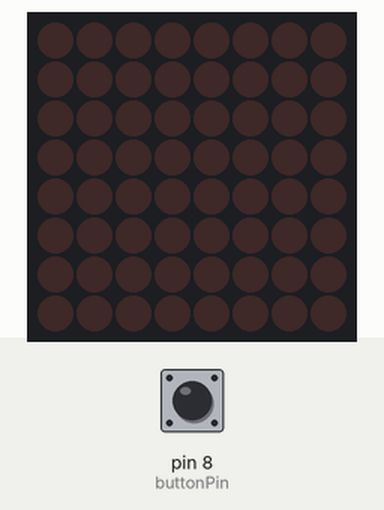
Simulated run of this sketch. Board: Arduino Uno, built with avr-gcc and run on an emulated ATmega328P. Shown: 8×8 LED matrix. Inputs (shaded band) come from the test bench; at power-on: pin 8 (buttonPin) LOW. Random numbers use the default seed unless the sketch sets one; what the sketch prints to the serial monitor is not drawn.

Above: at 1.2 s.
1.3 s: pin 8 (buttonPin) pulled HIGH for 0.15 s
At 4.0 s:
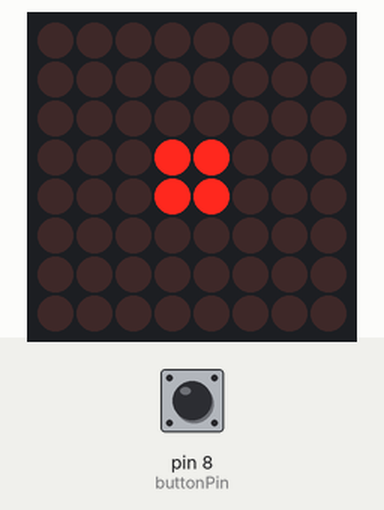
4.3 s: pin 8 (buttonPin) pulled HIGH for 1 s
At 7.9 s:
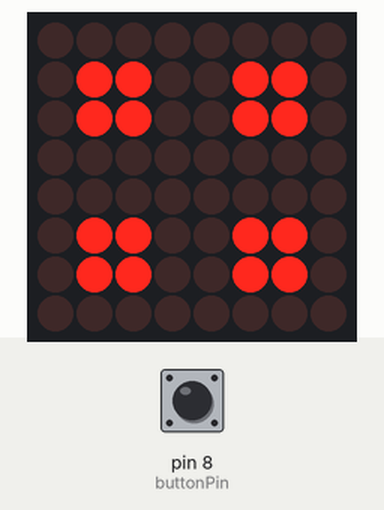
8.3 s: pin 8 (buttonPin) pulled HIGH for 1 s
At 14.0 s:
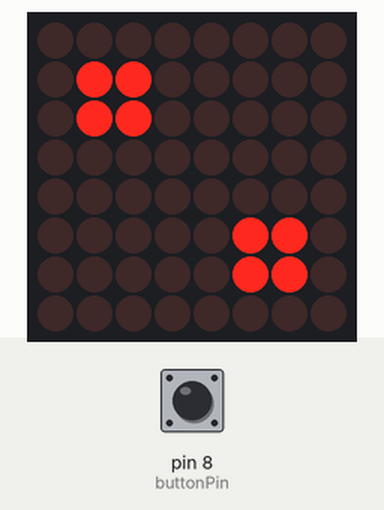
Timing chart, 0 to 15.5 s (numbered marks = the images above; inputs shaded):
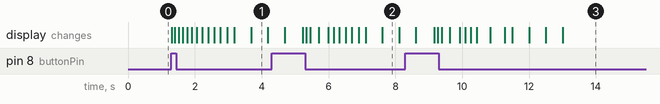

Measured:
- after the input at 1.3 s, the display: first changes at once (image 1 shows a later state)
- what the display in image 1 shows lasts 0.5 s, from 3.7 s to 4.2 s

The sketch:

15_electronic_dice_roller.ino
```cpp
/*
 * Rui Santos
 * Complete Project Details http://randomnerdtutorials.com
 */

#include "LedControl.h"
#include "binary.h"

/*
 * Define pins for the LED matrix
 * DIN connects to pin 12
 * CLK connects to pin 11
 * CS connects to pin 10
 */
LedControl lc=LedControl(12,11,10,1);

//defining binary patterns for each number
byte zero[] = {
B00000000,
B00000000,
B00000000,
B00000000,
B00000000,
B00000000,
B00000000,
B00000000};

byte one[] = {
B00000000,
B00000000,
B00000000,
B00011000,
B00011000,
B00000000,
B00000000,
B00000000};

byte two[] ={
B00000000,
B01100000,
B01100000,
B00000000,
B00000000,
B00000110,
B00000110,
B00000000};

byte three[]={
B11000000,
B11000000,
B00000000,
B00011000,
B00011000,
B00000000,
B00000011,
B00000011};

byte four[]={
B00000000,
B01100110,
B01100110,
B00000000,
B00000000,
B01100110,
B01100110,
B00000000};

byte five[]={
B11000011,
B11000011,
B00000000,
B00011000,
B00011000,
B00000000,
B11000011,
B11000011};

byte six[]={
B00000000,
B11011011,
B11011011,
B00000000,
B00000000,
B11011011,
B11011011,
B00000000};

int buttonPin = 8;

int result = 0;

void setup() {
  Serial.begin(9600);
  pinMode(buttonPin, INPUT);
  lc.shutdown(0,false);
  // Set brightness to a medium value
  lc.setIntensity(0,8);
  // Clear the display
  lc.clearDisplay(0);
}

void loop() {
  if (digitalRead(buttonPin)){
    rollDice();
  }
  delay(50);
}

void rollDice(){
  int result = 0;
  int timeDiceRolls = random(10, 15);
  for(int i=0; i<timeDiceRolls; i++){
    // result variable will be 1 to 6
    result = random(1, 7);
    printResult(result);
    delay(100 + i * 10);
  }
  for(int i=0; i<2; i++){
    printResult(0);
    delay(500);
    printResult(result);
    delay(500);
  }
}

void printResult(int result){
  if(result==0){
    lc.setRow(0,0,zero[0]);
    lc.setRow(0,1,zero[1]);
    lc.setRow(0,2,zero[2]);
    lc.setRow(0,3,zero[3]);
    lc.setRow(0,4,zero[4]);
    lc.setRow(0,5,zero[5]);
    lc.setRow(0,6,zero[6]);
    lc.setRow(0,7,zero[7]);
  }
  else if(result==1){
    lc.setRow(0,0,one[0]);
    lc.setRow(0,1,one[1]);
    lc.setRow(0,2,one[2]);
    lc.setRow(0,3,one[3]);
    lc.setRow(0,4,one[4]);
    lc.setRow(0,5,one[5]);
    lc.setRow(0,6,one[6]);
    lc.setRow(0,7,one[7]);
  }
  else if(result==2){
    lc.setRow(0,0,two[0]);
    lc.setRow(0,1,two[1]);
    lc.setRow(0,2,two[2]);
    lc.setRow(0,3,two[3]);
    lc.setRow(0,4,two[4]);
    lc.setRow(0,5,two[5]);
    lc.setRow(0,6,two[6]);
    lc.setRow(0,7,two[7]);
  }
  else if(result==3){
    lc.setRow(0,0,three[0]);
    lc.setRow(0,1,three[1]);
    lc.setRow(0,2,three[2]);
    lc.setRow(0,3,three[3]);
    lc.setRow(0,4,three[4]);
    lc.setRow(0,5,three[5]);
    lc.setRow(0,6,three[6]);
    lc.setRow(0,7,three[7]);
  }
  else if(result==4){
    lc.setRow(0,0,four[0]);
    lc.setRow(0,1,four[1]);
    lc.setRow(0,2,four[2]);
    lc.setRow(0,3,four[3]);
    lc.setRow(0,4,four[4]);
    lc.setRow(0,5,four[5]);
    lc.setRow(0,6,four[6]);
    lc.setRow(0,7,four[7]);
  }
  else if(result==5){
    lc.setRow(0,0,five[0]);
    lc.setRow(0,1,five[1]);
    lc.setRow(0,2,five[2]);
    lc.setRow(0,3,five[3]);
    lc.setRow(0,4,five[4]);
    lc.setRow(0,5,five[5]);
    lc.setRow(0,6,five[6]);
    lc.setRow(0,7,five[7]);
  }
  else if(result==6){
    lc.setRow(0,0,six[0]);
    lc.setRow(0,1,six[1]);
    lc.setRow(0,2,six[2]);
    lc.setRow(0,3,six[3]);
    lc.setRow(0,4,six[4]);
    lc.setRow(0,5,six[5]);
    lc.setRow(0,6,six[6]);
    lc.setRow(0,7,six[7]);
  }
  Serial.print(result);
}
```
